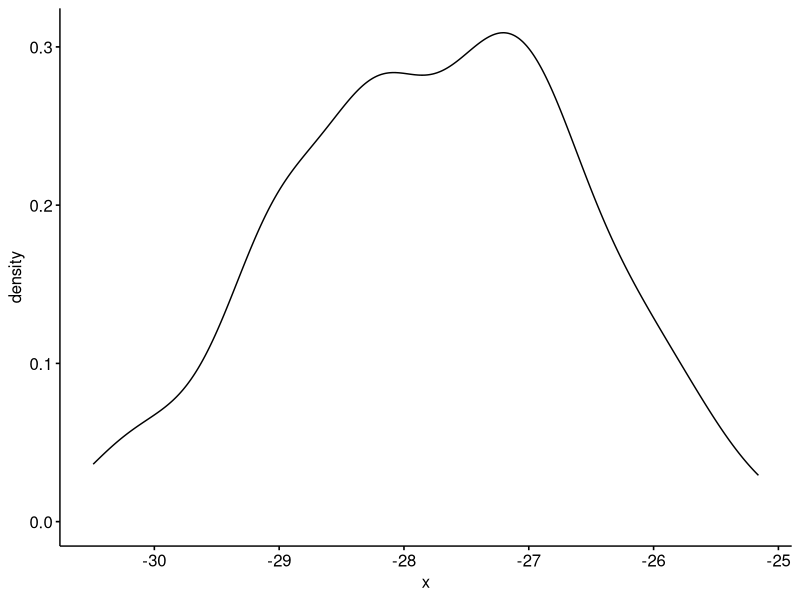
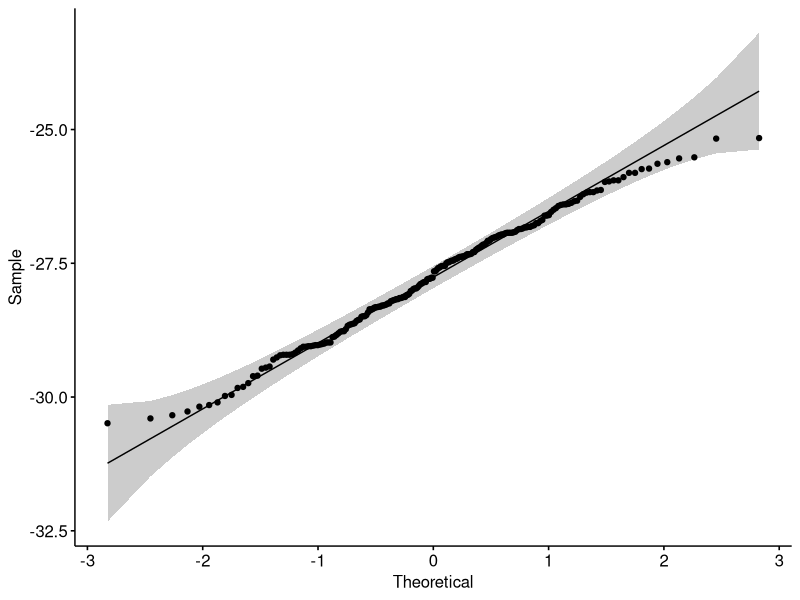
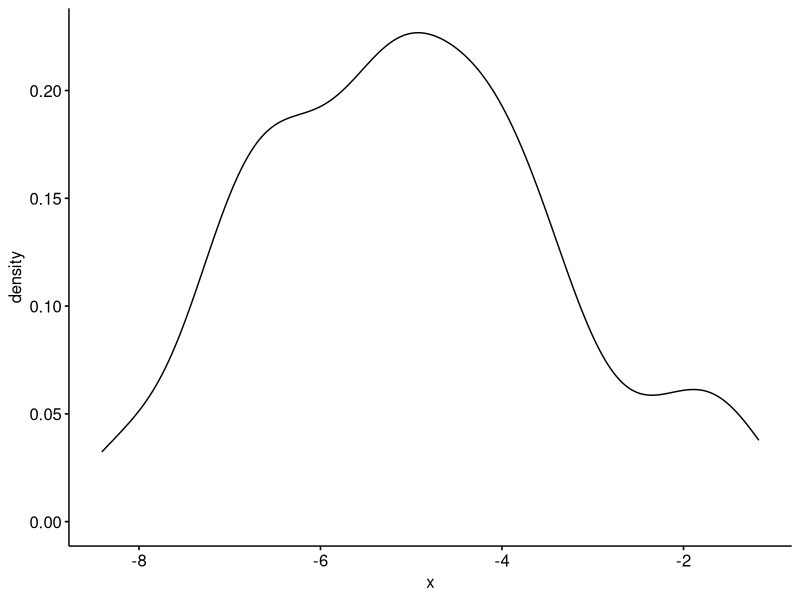
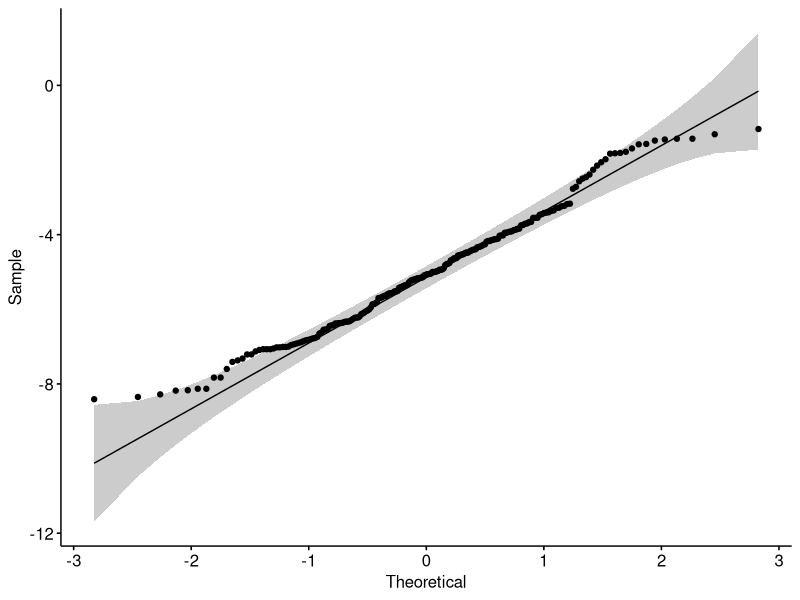
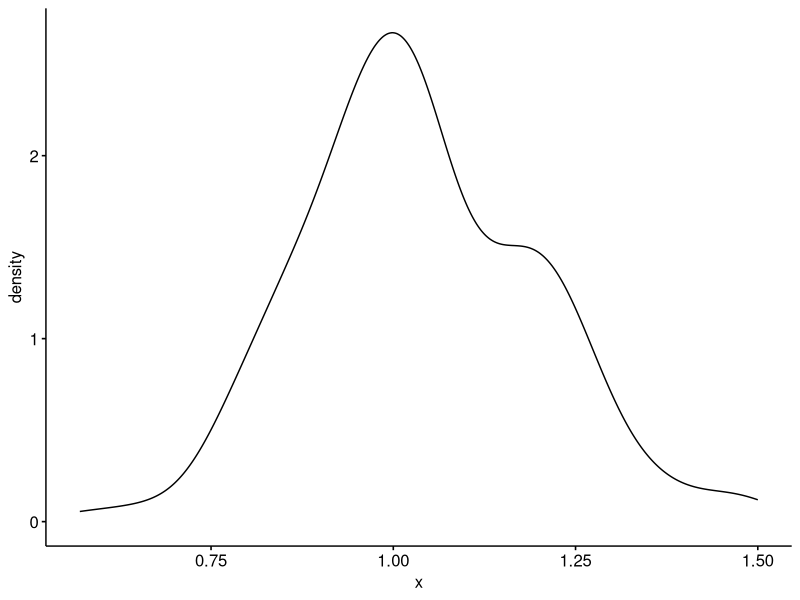
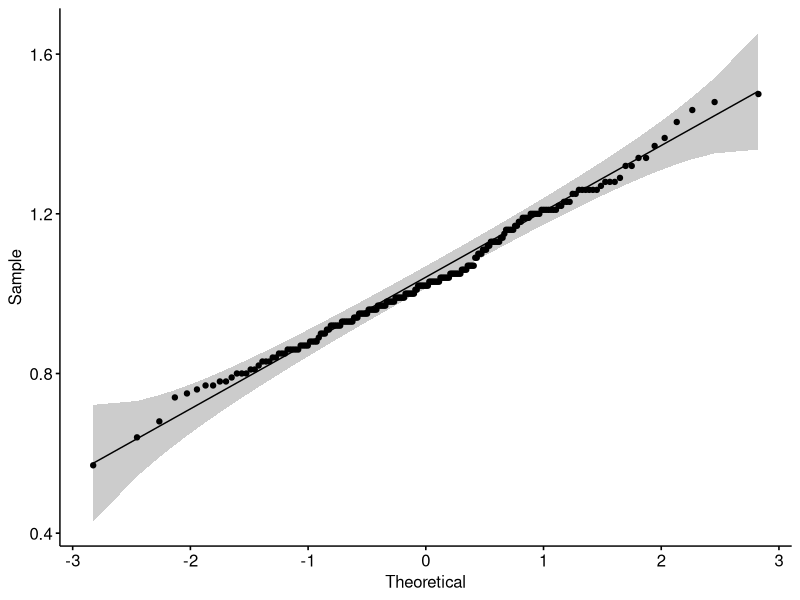
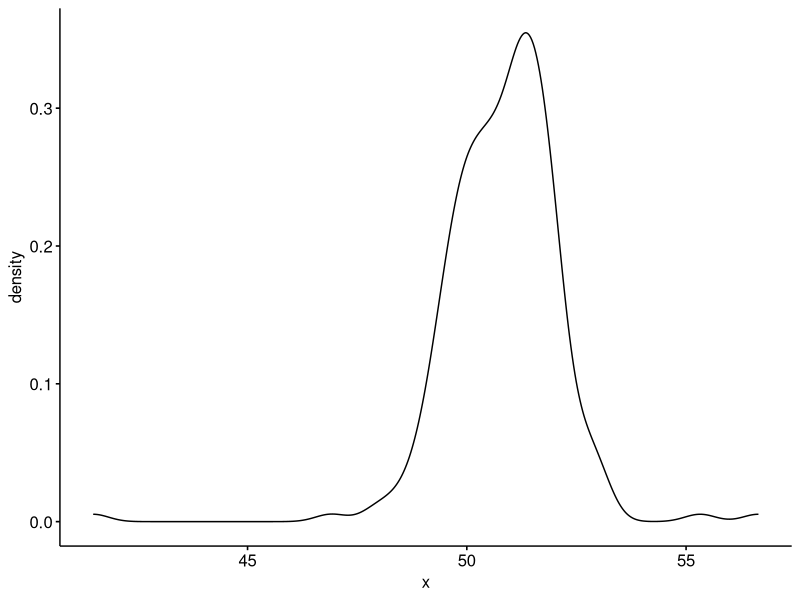
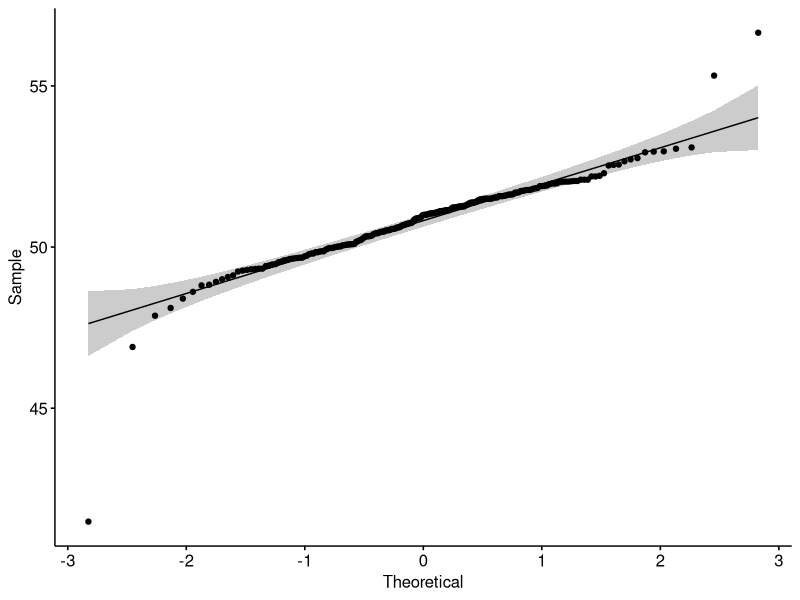

Reproduce these figures in R, in order. (Note: this script raises an error after producing the figures.)

## ---------------------------
##
## Script name: Needle stable isotope study
##
## Author: Dr. Joan Dudney
##
## Date Created: 2021-05-01
##
## Copyright (c) Joan Dudney, 2021
## Email: jdudney@berkeley.edu
##
## ---------------------------
##
## Notes: This code produces the following:
##   
##    1. Runs the sugar pine drought study analysis
##    2. Creates Figure 5
##    3. Creates Figure 6 panels c,d
## ---------------------------


library(optimx)
library(tidyverse)
library(lme4)
library(ggtext) 
library(ggpubr)
library(patchwork)

##=================================================================================================================
##                              SUGAR PINE STABLE ISOTOPE STUDY ANALYSIS
##                This code runs six repeated measures analysis of variance models
##                including c13, c15, %carbon, %nitrogen, needle length, and #fascicles
##==================================================================================================================

isodat=read_csv("Data/isotopes_sugarpine.csv")

##Checking whether data are normally distributed
ggdensity(isodat$delta_c) ##c13
ggqqplot(isodat$delta_c)
ggdensity(isodat$n) ##n15
ggqqplot(isodat$n)
ggdensity(isodat$pern) #percent nitrogen
ggqqplot(isodat$pern)
ggdensity(isodat$perc) #percent carbon
ggqqplot(isodat$perc)
ggdensity(isodat$mean_num) #mean # fascicles
ggqqplot(isodat$mean_num)
ggdensity(isodat$mean_length) #mean needle length
ggqqplot(isodat$mean_length)

## conducting tests
analysis_dat=isodat%>%
  mutate(year=factor(year), treeid=factor(treeid), pair=factor(pair), 
         wpbr=factor(wpbr), drought=factor(drought))

##Stable carbon isotope model
##Anova
aovc <- aov(delta_c ~ wpbr+Error(pair/year), data = analysis_dat)
summary(aovc)


##check with glm which should produce the same results
glmmod=glm(delta_c~wpbr+year+pair, data=analysis_dat)


##Stable nitrogen isotope model
aovn=aov(n ~ wpbr+ Error(pair/year), data = analysis_dat)
summary(aovn)

##Percent needle carbon model
aovperc=aov(perc ~ wpbr+Error(pair/year), data = analysis_dat)
summary(aovperc)

summary(glm(perc~wpbr+year+pair, data=analysis_dat))

##Percent nitrogen model
aovpern=aov(pern ~ wpbr+Error(pair/year), data = analysis_dat)
summary(aovpern)
glance(aovpern) 

summary(glm(pern~wpbr+year+pair, data=analysis_dat))

##Mean needle length model
aovl=aov(mean_length ~ wpbr+Error(pair/year), data = analysis_dat)
summary(aovl)

summary(glm(mean_length~wpbr+year+pair, data=analysis_dat))

##Mean fascicle number
aovnum=aov(mean_num ~ wpbr+Error(pair/year), data = analysis_dat)
summary(aovnum)

##=================================================================================================================
##                              MORTALITY MODEL OF SUGAR PINE
##==================================================================================================================

##Mortality
mortanaly=analysis_dat%>% 
  distinct(treeid, wpbr, dbh, pair, mortality)%>%
  mutate_at(scale, .vars = vars(dbh))%>%
  as.data.frame(.)

summary(glmer(mortality~wpbr+(1|pair), data=mortanaly, 
              control=glmerControl(optimizer="bobyqa"),family = binomial))


##=================================================================================================================
##                               PRODUCES FIGURE 5
##                This code produces all panels for Figure 5 
##                        of sugar pine drought study
##==================================================================================================================

theme_set(
  theme_bw(base_size = 15)+
    theme(panel.grid.major = element_blank(), panel.grid.minor = element_blank(),text=element_text(family ="Helvetica"))
)


isofign=ggplot(isodat, aes(x=Rust, y=n, fill=Rust, color=Rust))+
  geom_boxplot(width=0.5,position=position_dodge(1), alpha=.5)+
  geom_jitter(position=position_jitter(0.2),alpha=.1,aes(color=Rust))+
  scale_color_manual(values=c("#477571","#EAB948"))+
  scale_fill_manual(values=c("#477571","#EAB948"))+
  labs(y="Needle *&delta;*<sup>15</sup>N (&permil;)",
       x="Blister rust")+
  guides(fill=F, color=F)+
  annotate("text", y=1,x=1.5, label="F = 4.85, P = 0.03", 
           alpha=1,color="black", size=2.5)+
  theme(
    axis.title.x = element_markdown(),
    axis.title.y = element_markdown()
  )

isofign


pernfig=ggplot(isodat, aes(x=Rust, y=pern, fill=Rust, color=Rust))+
  geom_boxplot(width=0.5,position=position_dodge(1), alpha=.5)+
  geom_jitter(position=position_jitter(0.2),alpha=.1,aes(color=Rust))+
  scale_color_manual(values=c("#477571","#EAB948"))+
  scale_fill_manual(values=c("#477571","#EAB948"))+
  ylab("% Nitrogen")+
  xlab("Blister rust")+
  guides(fill=F)+
  guides(color=F)+
  annotate("text", y=1.7,x=1.5, label="F = 4.71, P = 0.03", 
           alpha=1,color="black", size=2.5)


pernfig

needfig=ggplot(isodat, aes(x=Rust, y=mean_length, fill=Rust, color=Rust))+
  geom_boxplot(width=0.5,position=position_dodge(1), alpha=.5)+
  geom_jitter(position=position_jitter(0.2),alpha=.1,aes(color=Rust))+
  scale_color_manual(values=c("#477571","#EAB948"))+
  scale_fill_manual(values=c("#477571","#EAB948"))+
  ylab("Needle length (cm)")+
  xlab("Blister rust")+
  guides(fill=F, color=F)+
  annotate("text", y=12,x=1.5, label="F = 12.74, P < 0.001", 
           alpha=1,color="black", size=2.5)


needfig

numfig=ggplot(isodat, aes(x=Rust, y=mean_num, fill=Rust, color=Rust))+
  geom_boxplot(width=0.5,position=position_dodge(1), alpha=.5)+
  scale_color_manual(values=c("#477571","#EAB948"))+
  scale_fill_manual(values=c("#477571","#EAB948"))+
  geom_jitter(position=position_jitter(0.2),alpha=.1,aes(color=Rust))+
  ylab("Fascicle #")+
  xlab("Blister rust")+
  guides(fill=F, color=F)+
  annotate("text", y=57,x=1.5, label="F = 26.05, P < 0.001", 
           alpha=1,color="black", size=2.5)

numfig


isofigyearsc=ggplot(isodat, aes(x=year, y=delta_c, color=Rust, fill=Rust))+
  geom_smooth(alpha=.3)+
  geom_jitter(width = .2, alpha=.2)+
  scale_color_manual(values=c("#477571","#EAB948"),
                     labels = c("No", "Yes"),
                     limits = c("No", "Yes"),
                     name="Blister rust") +
  scale_fill_manual(values=c("#477571","#EAB948"),
                    labels = c("No", "Yes"),
                    limits = c("No", "Yes"),
                    name="Blister rust")+
  labs(y="Needle *&delta;*<sup>13</sup>C (&permil;)",
       x="Year")+
  #guides(fill=F)+
  scale_x_continuous(name="Year", seq(2012,2017,1))+
  annotate("text", y=-25,x=2016, label="F = 11.28, P = 0.001",
      alpha=1,color="black", size=3)+
  theme(
    axis.title.x = element_markdown(),
    axis.title.y = element_markdown(),
    legend.position = c(.85,.15),
    legend.background = element_blank()
  )

isofigyearsc



(isofigyearsc|isofign+pernfig+numfig+needfig)+
  plot_annotation(tag_levels="a") & theme(plot.tag.position = c(.05, 1),
          plot.tag = element_text(face = 'bold', size=12, family ="Helvetica", 
                 hjust = -1, vjust = -.25),text=element_text(family ="Helvetica"))

(isofigyearsc|isofign+pernfig+numfig+needfig)+
  plot_annotation(tag_levels="a") & theme(plot.tag = element_text(face = 'bold', size=12, family ="Helvetica"), 
                text=element_text(family ="Helvetica", size = 13))



##reading in needle length data
needles=read_csv("Data/needle_lengths.csv")

##WHITEBARK figure
whitebarkfig=ggplot(filter(needles, name=="whitebark"), aes(x=factor(year), y=length, fill=drought))+
  #stat_compare_means()+
  geom_jitter(position=position_jitter(0.2),alpha=.5,aes(color=drought))+
  geom_boxplot(alpha=.7, width=.4, lwd=.4)+
  scale_color_manual(values=c("#EAB948","#477571"))+
  scale_fill_manual(values=c( "#EAB948","#477571"))+
  ylab("Length (cm)")+
  xlab("Drought")+
  guides(color=F)+
  theme_bw(base_size = 20)+
  ggtitle("Whitebark")+
  scale_x_discrete(name="", labels=c("2011",  "","2013", "", "2015", "", "2017"))+
  theme(legend.position="bottom",legend.title = element_blank(),
        legend.margin=margin(-10, 0, 0, 0),
        panel.grid.major = element_blank(), panel.grid.minor = element_blank(),
        axis.title.x = element_blank(),
        axis.text.x = element_text(size=20),
        #axis.ticks.x = element_blank(),
        plot.title = element_text(hjust = 0.5))

whitebarkfig


##SUGAR PINE figuree
sugarpinefig=ggplot(filter(needles, name=="sugar pine"), aes(x=factor(year), y=length, fill=drought))+
  geom_jitter(position=position_jitter(0.2),alpha=.5,aes(color=drought))+
  geom_boxplot(alpha=.7, width=.4, lwd=.4)+
  scale_color_manual(values=c("#EAB948","#477571"))+
  scale_fill_manual(values=c("#EAB948","#477571"))+
  ylab("Length (cm)")+
  xlab("Drought")+
  guides(color=F)+
  theme_bw(base_size = 25)+
  ggtitle("Sugar pine")+
  scale_x_discrete(name="", labels=c("","2013", "", "2015", "", "2017"))+
  theme(legend.position = "bottom",legend.title = element_blank(),
        legend.margin=margin(-10, 0, 0, 0),
        panel.grid.major = element_blank(), panel.grid.minor = element_blank(),
        axis.title.x = element_blank(),
        axis.text.x = element_text(size=25),
        #axis.ticks.x = element_blank(),
        plot.title = element_text(hjust = 0.5))

sugarpinefig
